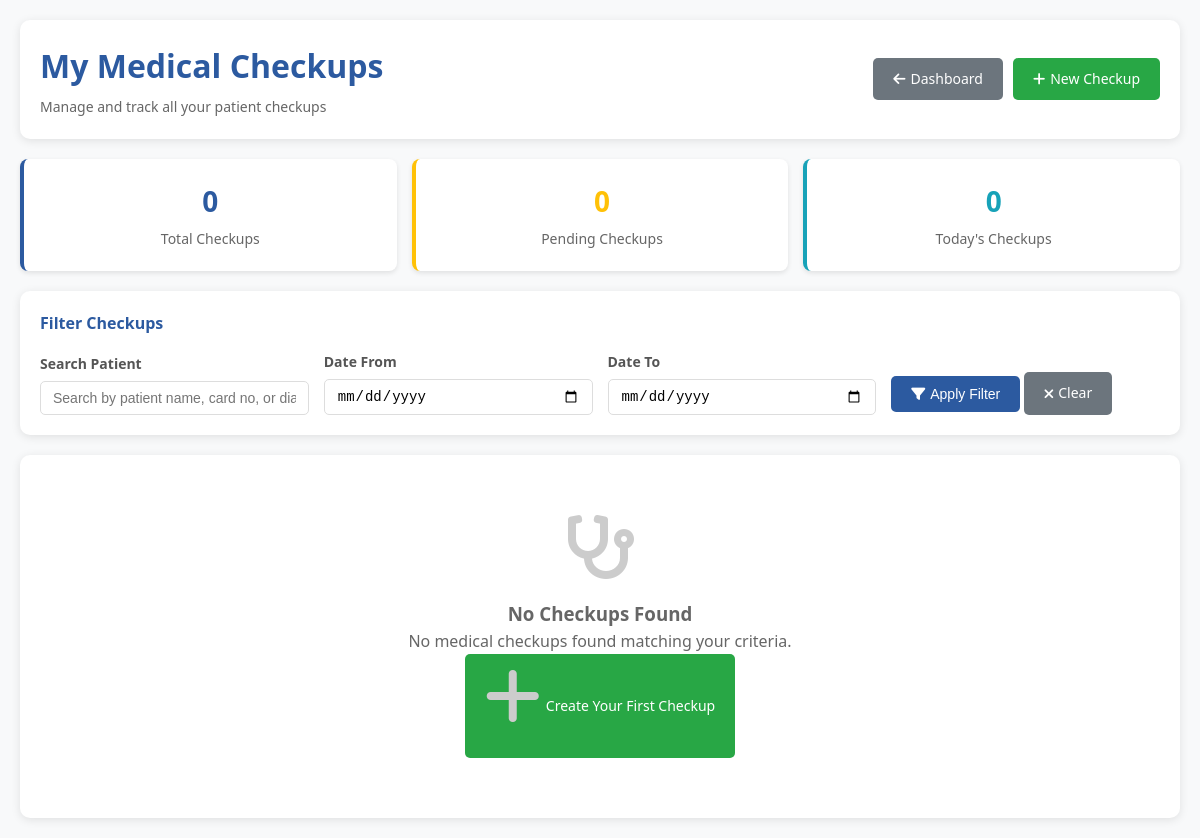
The page /doctor/patient_history.php (signed in) on the database as committed earlier.
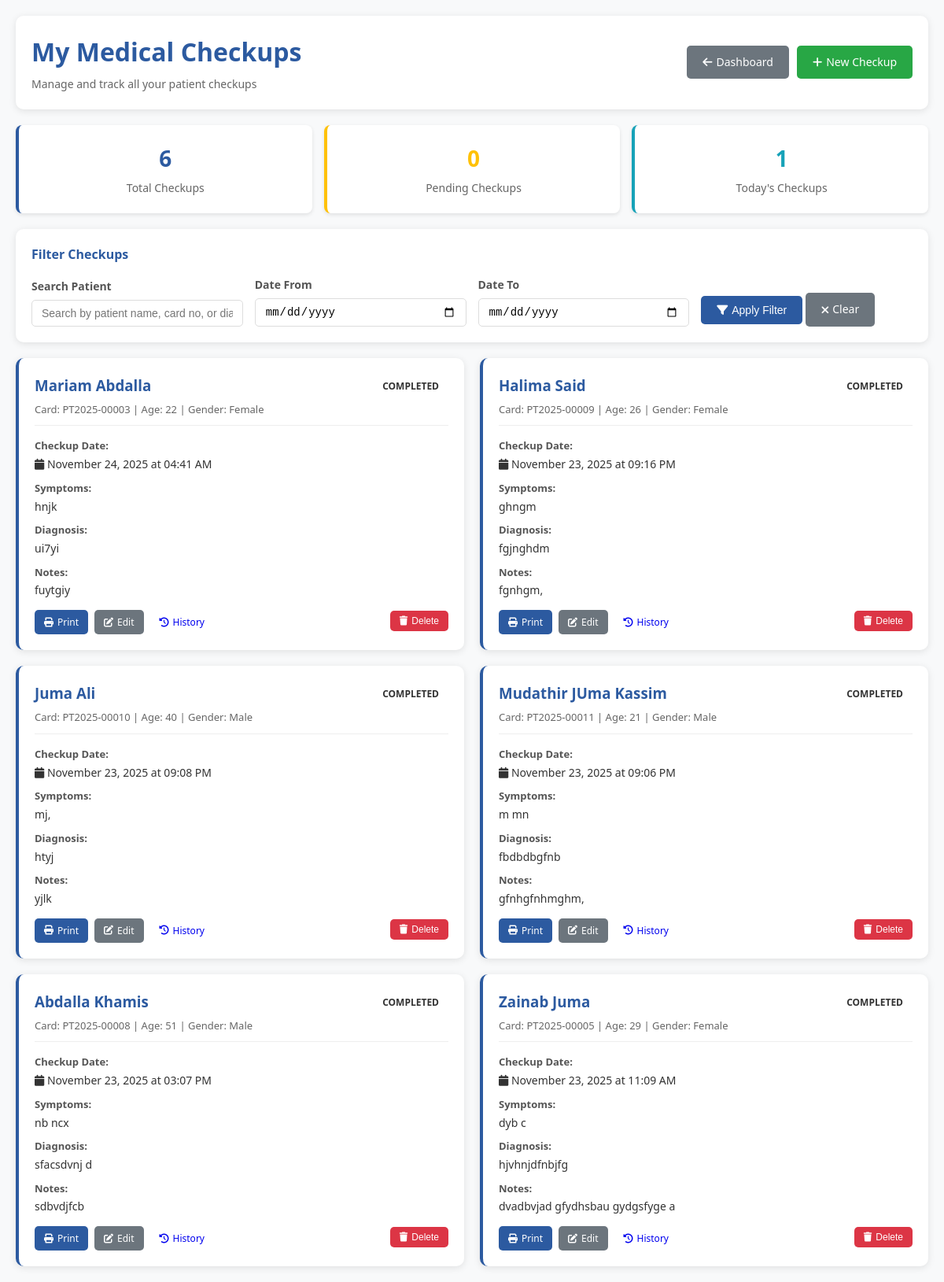
The same page on the database as committed later.
### tables this page shows
CREATE TABLE `checking_forms` (
  `id` int(11) NOT NULL,
  `patient_id` int(11) NOT NULL,
  `doctor_id` int(11) NOT NULL,
  `symptoms` text DEFAULT NULL,
  `diagnosis` text DEFAULT NULL,
  `notes` text DEFAULT NULL,
  `status` enum('pending','completed','referred_to_lab') DEFAULT 'pending',
  `created_at` timestamp NOT NULL DEFAULT current_timestamp(),
  `updated_at` timestamp NOT NULL DEFAULT current_timestamp() ON UPDATE current_timestamp()
);

CREATE TABLE `patients` (
  `id` int(11) NOT NULL,
  `card_no` varchar(50) NOT NULL,
  `full_name` varchar(100) NOT NULL,
  `address` text DEFAULT NULL,
  `age` int(11) DEFAULT NULL,
  `weight` decimal(5,2) DEFAULT NULL,
  `phone` varchar(20) DEFAULT NULL,
  `gender` enum('male','female') DEFAULT NULL,
  `created_by` int(11) DEFAULT NULL,
  `created_at` timestamp NOT NULL DEFAULT current_timestamp()
);

### doctor/patient_history.php (the view, shortened to what the changed rows need)
<?php
require_once '../config.php';
$search = $_GET['search'] ?? '';
$date_from = $_GET['date_from'] ?? '';
$date_to = $_GET['date_to'] ?? '';
$query = "SELECT cf.*, p.full_name as patient_name, p.card_no, p.age, p.gender,
                 u.full_name as doctor_name
          FROM checking_forms cf
          JOIN patients p ON cf.patient_id = p.id
          LEFT JOIN users u ON cf.doctor_id = u.id
          WHERE cf.doctor_id = ?";
$params = [$_SESSION['user_id']];
$query .= " ORDER BY cf.created_at DESC";
$checkups_stmt = $pdo->prepare($query);
$checkups_stmt->execute($params);
$checkups = $checkups_stmt->fetchAll(PDO::FETCH_ASSOC);
$total_checkups = count($checkups);
$today_checkups = array_filter($checkups, function($c) {
    return date('Y-m-d', strtotime($c['created_at'])) == date('Y-m-d');
});
?>
<!DOCTYPE html>
<html lang="en">
<head>
    <link rel="stylesheet" href="https://cdnjs.cloudflare.com/ajax/libs/font-awesome/6.0.0/css/all.min.css">
</head>
<body>
    <div class="container">
        <div class="header">
            <div class="header-info">
                <h1>My Medical Checkups</h1>
            </div>
        </div>
        <div class="stats-grid">
            <div class="stat-card">
                <div class="stat-number"><?php echo $total_checkups; ?></div>
                <div class="stat-label">Total Checkups</div>
            </div>
            <div class="stat-card today">
                <div class="stat-number"><?php echo count($today_checkups); ?></div>
                <div class="stat-label">Today's Checkups</div>
            </div>
        </div>
        <div class="checkups-grid">
            <?php if (!empty($checkups)): ?>
                <?php foreach ($checkups as $checkup): ?>
                    <div class="checkup-card <?php echo $checkup['status']; ?>">
                        <div class="checkup-header">
                            <div class="patient-info">
                                <h3><?php echo htmlspecialchars($checkup['patient_name']); ?></h3>
                                <div class="patient-meta">
                                    Card: <?php echo htmlspecialchars($checkup['card_no']); ?> |
                                    Age: <?php echo $checkup['age'] ?: 'N/A'; ?> |
                                    Gender: <?php echo $checkup['gender'] ? ucfirst($checkup['gender']) : 'N/A'; ?>
                                </div>
                            </div>
                            <div class="checkup-status status-<?php echo $checkup['status']; ?>">
                                <?php echo strtoupper($checkup['status']); ?>
                            </div>
                        </div>
                        <div class="checkup-content">
                            <div class="content-group">
                                <div class="content-label">Checkup Date:</div>
                                <div class="content-text">
                                    <i class="fas fa-calendar"></i>
                                    <?php echo date('F j, Y \a\t h:i A', strtotime($checkup['created_at'])); ?>
                                </div>
                            </div>
                            <?php if (!empty($checkup['symptoms'])): ?>
                                <div class="content-group">
                                    <div class="content-label">Symptoms:</div>
                                    <div class="content-text"><?php echo htmlspecialchars(substr($checkup['symptoms'], 0, 100)) . (strlen($checkup['symptoms']) > 100 ? '...' : ''); ?></div>
                                </div>
                            <?php endif; ?>
                            <?php if (!empty($checkup['diagnosis'])): ?>
                                <div class="content-group">
                                    <div class="content-label">Diagnosis:</div>
                                    <div class="content-text"><?php echo htmlspecialchars($checkup['diagnosis']); ?></div>
                                </div>
                            <?php endif; ?>
                            <?php if (!empty($checkup['notes'])): ?>
                                <div class="content-group">
                                    <div class="content-label">Notes:</div>
                                    <div class="content-text"><?php echo htmlspecialchars(substr($checkup['notes'], 0, 100)) . (strlen($checkup['notes']) > 100 ? '...' : ''); ?></div>
                                </div>
                            <?php endif; ?>
                        </div>
                        <div class="checkup-actions">
                            <a href="print_checkup.php?id=<?php echo $checkup['id']; ?>" target="_blank" class="btn btn-primary btn-sm">
                                <i class="fas fa-print"></i> Print
                            </a>
                            <a href="edit_checkup.php?id=<?php echo $checkup['id']; ?>" class="btn btn-secondary btn-sm">
                                <i class="fas fa-edit"></i> Edit
                            </a>
                            <a href="patient_history.php?patient_id=<?php echo $checkup['patient_id']; ?>" class="btn btn-info btn-sm">
                                <i class="fas fa-history"></i> History
                            </a>
                            <form method="POST" class="delete-form" onsubmit="return confirmDelete()">
                                <button type="submit" name="delete_checkup" class="btn btn-danger btn-sm">
                                    <i class="fas fa-trash"></i> Delete
                                </button>
                            </form>
                        </div>
                    </div>
                <?php endforeach; ?>
            <?php else: ?>
                <div class="empty-state">
                    <i class="fas fa-stethoscope"></i>
                    <h3>No Checkups Found</h3>
                    <p>No medical checkups found matching your criteria.</p>
                    <?php if (!empty($search) || !empty($date_from) || !empty($date_to)): ?>
                        <p>Try adjusting your filters or <a href="doctor_checkups.php">clear all filters</a>.</p>
                    <?php else: ?>
                        <a href="new_checkup.php" class="btn btn-success">
                            <i class="fas fa-plus"></i> Create Your First Checkup
                        </a>
                    <?php endif; ?>
                </div>
            <?php endif; ?>
        </div>
    </div>
</body>
</html>

Rows that differ between the two databases and show on the page:
added checking_forms: patient.full_name "Mariam Abdalla", patient.card_no "PT2025-00003", patient.age "22", patient.gender "Female", status "COMPLETED", created_at "November 24, 2025 at 04:41 AM", symptoms "hnjk", diagnosis "ui7yi", notes "fuytgiy"
added checking_forms: patient.full_name "Halima Said", patient.card_no "PT2025-00009", patient.age "26", patient.gender "Female", status "COMPLETED", created_at "November 23, 2025 at 09:16 PM", symptoms "ghngm", diagnosis "fgjnghdm", notes "fgnhgm,"
added checking_forms: patient.full_name "Juma Ali", patient.card_no "PT2025-00010", patient.age "40", patient.gender "Male", status "COMPLETED", created_at "November 23, 2025 at 09:08 PM", symptoms "mj,", diagnosis "htyj", notes "yjlk"
added checking_forms: patient.full_name "Mudathir JUma Kassim", patient.card_no "PT2025-00011", patient.age "21", patient.gender "Male", status "COMPLETED", created_at "November 23, 2025 at 09:06 PM", symptoms "m mn", diagnosis "fbdbdbgfnb", notes "gfnhgfnhmghm,"
added checking_forms: patient.full_name "Abdalla Khamis", patient.card_no "PT2025-00008", patient.age "51", patient.gender "Male", status "COMPLETED", created_at "November 23, 2025 at 03:07 PM", symptoms "nb ncx", diagnosis "sfacsdvnj d", notes "sdbvdjfcb"
added checking_forms: patient.full_name "Zainab Juma", patient.card_no "PT2025-00005", patient.age "29", patient.gender "Female", status "COMPLETED", created_at "November 23, 2025 at 11:09 AM", symptoms "dyb c", diagnosis "hjvhnjdfnbjfg", notes "dvadbvjad gfydhsbau gydgsfyge a"
Other text that changed with them:
$total_checkups: "0" → "6"
count($today_checkups): "0" → "1"
text no longer shown: "No Checkups Found No medical checkups found matching your criteria. Create Your First Checkup"
